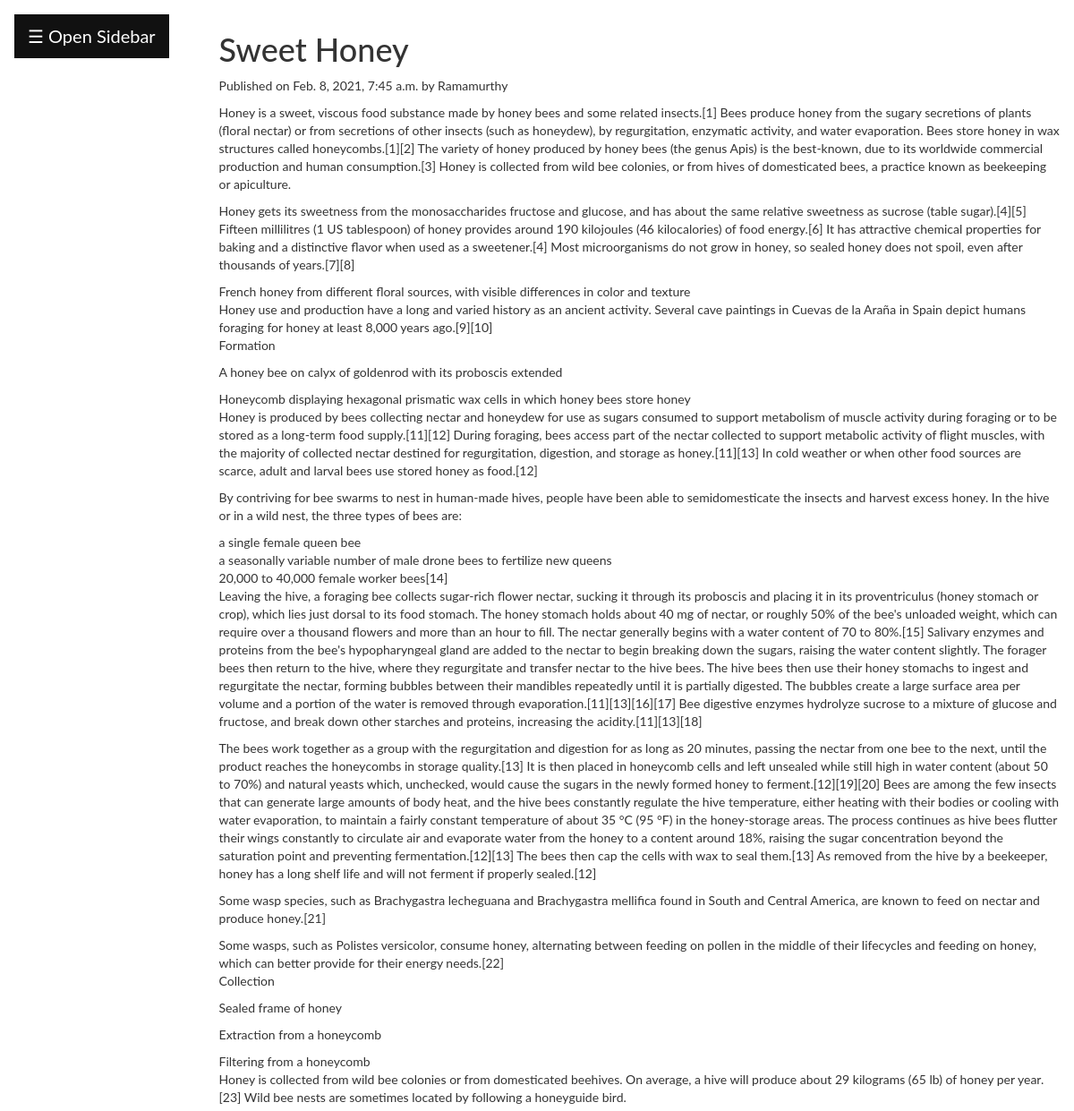
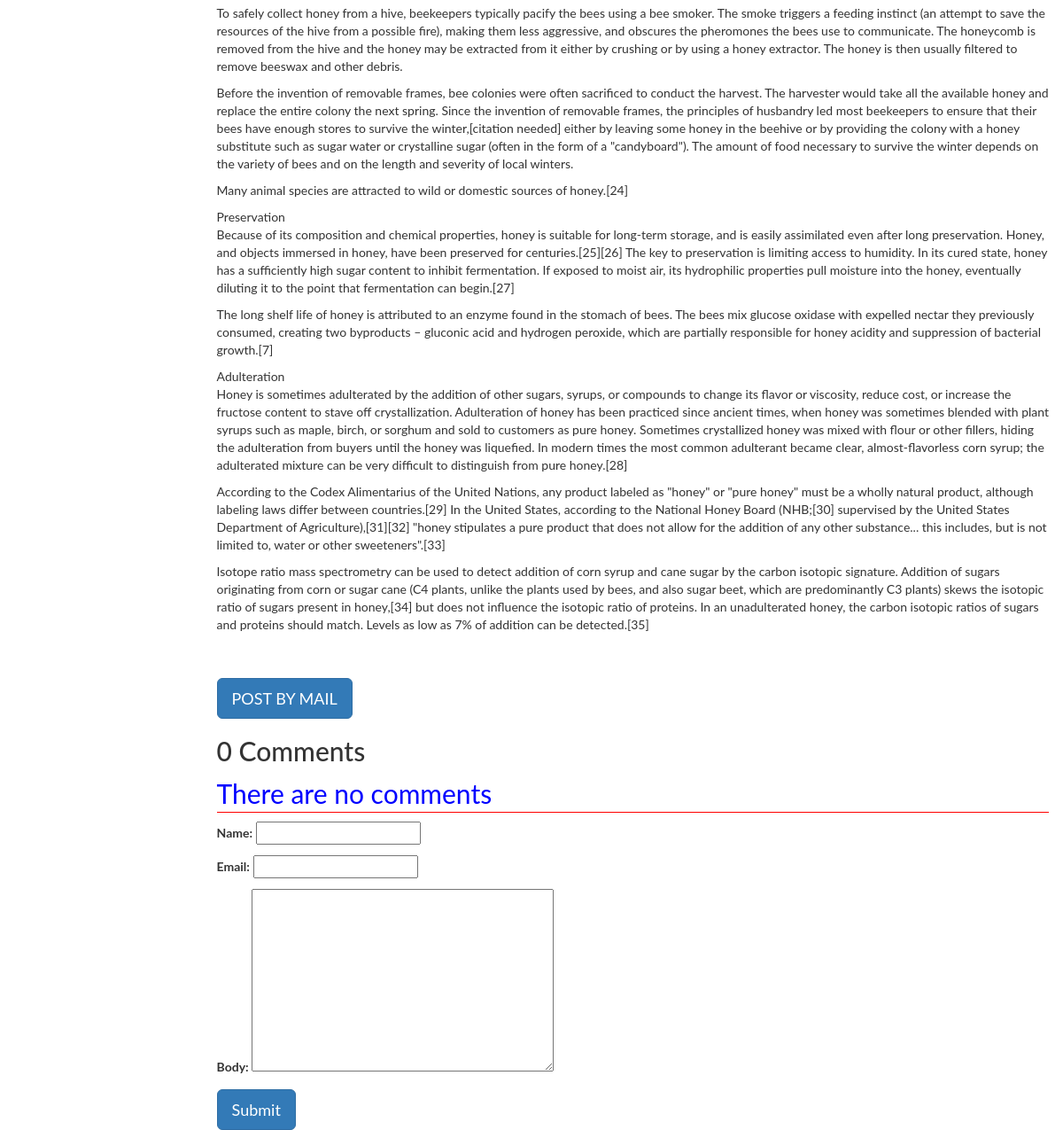
Page /2021/02/08/sweet-honey on the committed database (2 pictures, top to bottom).
### blogapp/models.py (models this page shows, shortened)
class Post(models.Model):
          tags=TaggableManager()
          STATUS_CHOICES=(('draft','Draft'),('published','Published'))
          title=models.CharField(max_length=256)
          slug=models.SlugField(max_length=264,unique_for_date='publish')
          author=models.ForeignKey(User,related_name='blog_posts',on_delete= models.CASCADE)
          body=models.TextField()
          publish=models.DateTimeField(default=timezone.now)
          created=models.DateTimeField(auto_now_add=True)
          updated=models.DateTimeField(auto_now=True)
          status= models.CharField(max_length=10,choices=STATUS_CHOICES,default='draft')
          objects=CustomManager()
          class Meta:
                ordering=('-publish',)
          def get_absolute_url(self):
                return reverse('post_detail',args=[self.publish.year,self.publish.strftime('%m'),self.publish.strftime('%d'),self.slug])

### blogapp/views.py (the view, shortened to what this page needs)
# urls.py: url(r'(?P<year>\d{4})/(?P<month>\d{2})/(?P<day>\d{2})/(?P<post>[-\w]+)',views.post_detail_view,name='post_detail'),
def post_detail_view(request,year,month,day,post):
    post=get_object_or_404(Post,slug=post,publish__year=year,publish__month=month,publish__day=day)
    comments=post.comments.filter(active=True)
    csubmit=False
    form=CommentForm()
    d={'post':post,'form':form,'csubmit':csubmit,'comments':comments}
    return render(request,'blogapp/post_detail.html',d)

### blogapp/forms.py
class CommentForm(forms.ModelForm):
    class Meta:
        model=Comment
        fields=('name','email','body')

### blogapp/models.py (called while the page is built)
    def get_queryset(self):
        return super().get_queryset().filter(status='published')

### blogapp/templatetags/mytags.py (called while the page is built)
@register.simple_tag
def total_posts():
    return Post.objects.count()

@register.inclusion_tag('blogapp/latest_post.html')
def show_latest_posts(count=3):
    latest_posts=Post.objects.order_by('-publish')[:count]
    return {'latest_posts':latest_posts}

@register.simple_tag
def get_most_commented_posts(count=2):
    return Post.objects.annotate(total_comments=Count('comments')).order_by('-total_comments')[:count]

### templates/blogapp/post_detail.html (shortened to what this page needs)
<html>
    {% extends 'blogapp/parent.html' %}
        {%block content_block%}
        <h1>{{post.title}}</h1>
        <p>Published on {{post.publish}} by {{post.author|title}}</p>
        {{post.body|linebreaks}} <br><br>
        <a href="/{{post.id}}/share" class='btn btn-lg btn-primary'>POST BY MAIL</a>
        {%with comments.count as comments_count%}
        <h2>{{comments_count}} Comment{{comments_count|pluralize}}</h2>
        {%endwith%}
        {%if comments%}
         {%for c in comments%}
         <p>Comment {{forloop.counter}} by {{c.name}}</p>
        <div>{{c.body|linebreaks}}</div>
        <hr>
        {%endfor%}
        {%else%}
         <p style="color:blue;font-size:30px;font-style:bold;border-bottom:1px red solid;">There are no comments</p>
        {%endif%}
         {%if csubmit%}
         <h2>Thank you..Your comment has been added successfully!!</h2>
         {%else%}
         <form  method="post">
           {{form.as_p}}
           <input type="submit" class='btn btn-lg btn-primary' value="Submit">
         </form>
         {%endif%}
        {%endblock%}

### templates/blogapp/parent.html (style rules this page uses)
body { font-family: "Lato", sans-serif; }

### rows in the picture
Post: title "Sweet Honey", publish "Feb. 8, 2021, 7:45 a.m.", author "Ramamurthy", body "Honey is a sweet, viscous food substance made by honey bees and some related insects.[1] Bees produce honey from the sugary secretions of plants (floral nectar) or from secretions of other insects (such as honeydew), by regurgitation, enzymatic activity, and water evaporation. Bees store honey in wax structures called honeycombs.[1][2] The variety of honey produced by honey bees (the genus Apis) is the best-known, due to its worldwide commercial production and human consumption.[3] Honey is collected from wild bee colonies, or from hives of domesticated bees, a practice known as beekeeping or apiculture. Honey gets its sweetness from the monosaccharides fructose and glucose, and has about…"

### other values in the picture
{{ comments_count }} "0"
